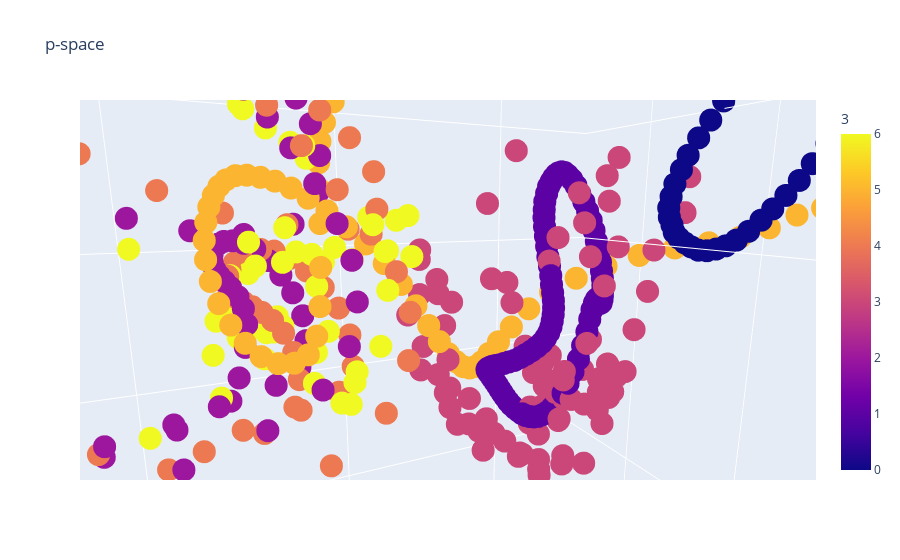

Notebook code for this chart:
### Code cell
H = np.empty((ne,d,p))
for i in trange(ne):
    for j in range(d):
        DD = D[i:i+1,j:j+1,:]
        DD = np.tile(DD,[1,nt,1])
        H[i,j,:] = (encoder(DD).numpy())[0,0,0:p]
C = H[:,:,0:p]
C_reshaped = PCA(3).fit_transform(np.reshape(C, [-1, p]))
state_reshaped = np.repeat(range(ne),d)[:,np.newaxis]
shift_reshaped = np.array(list(range(d))*ne)[:,np.newaxis]
tem = np.concatenate([C_reshaped,state_reshaped,shift_reshaped], axis=1)
px.scatter_3d(pd.DataFrame(tem),x=0,y=1,z=2,color=3,title='p-space')

### Figure 1 — Plotly figure (JSON) as saved in the notebook; plotly's stock layout.template omitted (floating-point values rounded to 4 significant figures; data arrays with more than 128 entries replaced by an {"elided": "..."} marker saying what was removed)
{"data": [{"hovertemplate": "0=%{x}<br>1=%{y}<br>2=%{z}<br>3=%{marker.color}<extra></extra>", "legendgroup": "", "marker": {"color": {"elided": "700 int values"}, "coloraxis": "coloraxis", "symbol": "circle"}, "mode": "markers", "name": "", "scene": "scene", "showlegend": false, "type": "scatter3d", "x": {"elided": "700 float values"}, "y": {"elided": "700 float values"}, "z": {"elided": "700 float values"}}], "layout": {"autosize": true, "coloraxis": {"colorbar": {"title": {"text": "3"}}, "colorscale": [[0, "#0d0887"], [0.1111, "#46039f"], [0.2222, "#7201a8"], [0.3333, "#9c179e"], [0.4444, "#bd3786"], [0.5556, "#d8576b"], [0.6667, "#ed7953"], [0.7778, "#fb9f3a"], [0.8889, "#fdca26"], [1, "#f0f921"]]}, "legend": {"tracegroupgap": 0}, "scene": {"aspectmode": "auto", "aspectratio": {"x": 1, "y": 1, "z": 1}, "camera": {"center": {"x": 0, "y": 0, "z": 0}, "eye": {"x": 0.0844, "y": 0.1867, "z": 0.0371}, "projection": {"type": "perspective"}, "up": {"x": 0, "y": 0, "z": 1}}, "domain": {"x": [0, 1], "y": [0, 1]}, "xaxis": {"title": {"text": "0"}, "type": "linear"}, "yaxis": {"title": {"text": "1"}, "type": "linear"}, "zaxis": {"title": {"text": "2"}, "type": "linear"}}, "title": {"text": "p-space"}}}
